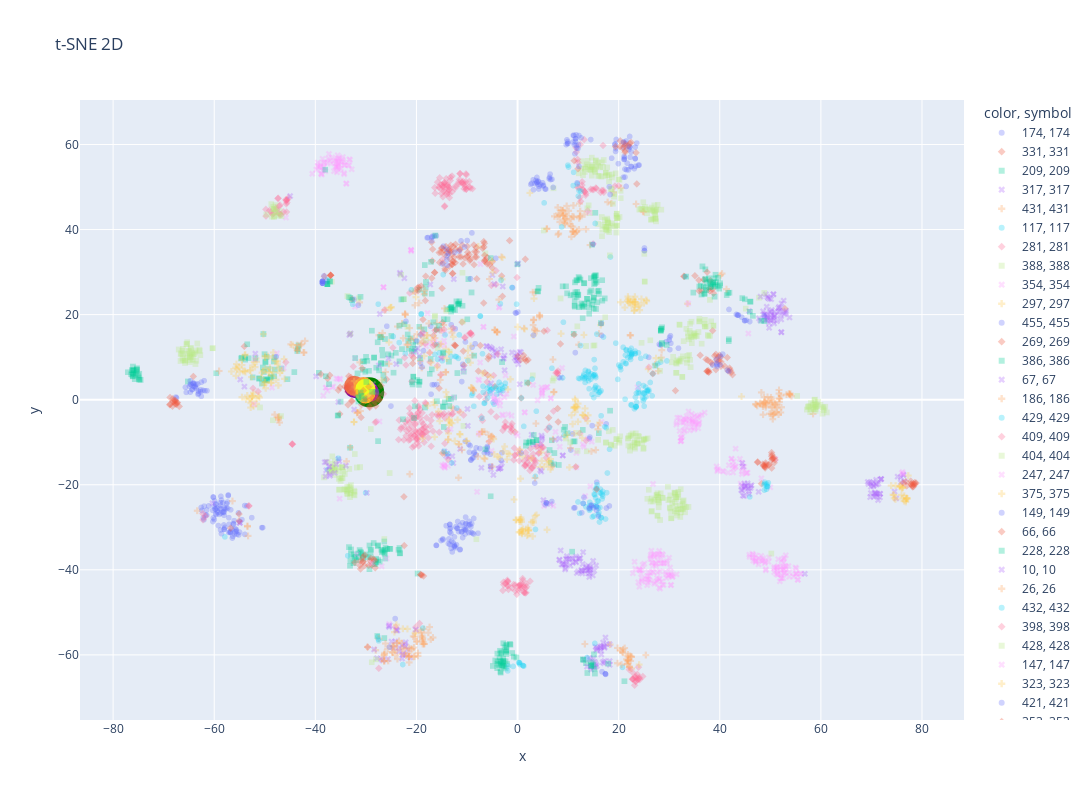

Notebook source saved alongside this figure:
### Code cell
tsne = TSNE(n_components=2)
articles_tsne = tsne.fit_transform(
    np.concatenate((articles_sample_std, closest_articles_std, interest_std))
)

interest_tsne = articles_tsne[-1:]
articles_tsne = articles_tsne[:-1]

closest_articles_tsne = articles_tsne[-len(closest_articles) :]
articles_tsne = articles_tsne[: -len(closest_articles)]


# Plot the data in the t-SNE space
fig = px.scatter(
    x=articles_tsne[:, 0],
    y=articles_tsne[:, 1],
    color=articles_sample["category_id"],
    symbol=articles_sample["category_id"],
    title="t-SNE 2D",
    opacity=0.3,
    width=1200,
    height=800,
)
fig.add_scatter(
    x=interest_tsne[:, 0],
    y=interest_tsne[:, 1],
    mode="markers",
    marker=dict(color="green", size=30),
    text=f"User interest \n user_id: {user_id} \n category_id: {interest['category_id'].iloc[0]}",
)
fig.add_scatter(
    x=closest_articles_tsne[:, 0],
    y=closest_articles_tsne[:, 1],
    mode="markers",
    marker=dict(color=list(range(len(closest_articles_tsne))), size=20),
    text=[
        f"rank: {i} / article_id: {a.article_id} / category_id: {a.category_id}"
        for i, a in enumerate(closest_articles.itertuples())
    ],
)
fig.show()
